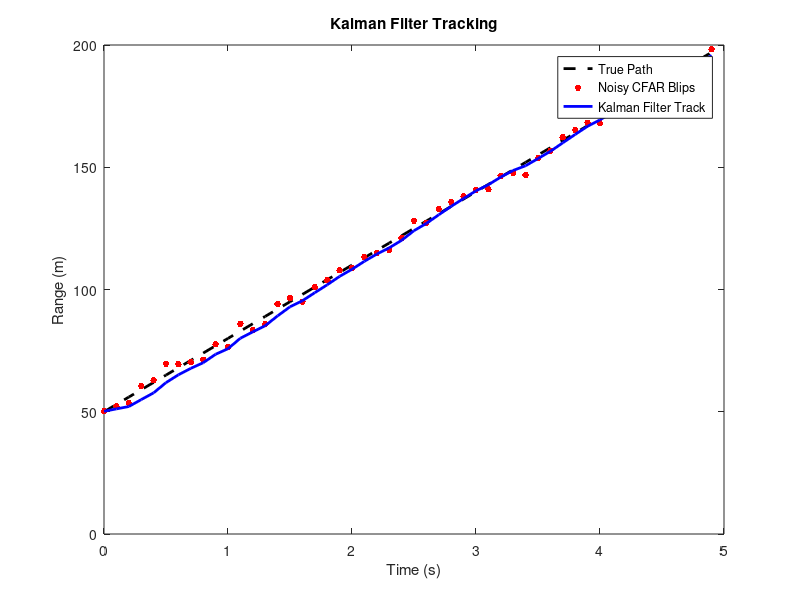

Write MATLAB code to recreate this figure.
dt = 0.1; % 10 radar frames per second
time = 0:dt:5-dt;
true_range = 50 + 30 * time; % Starts at 50m, drives at 30m/s
noisy_measurements = true_range + randn(1, length(time)) * 2; % Add +/- 2m of static noise


X = [50; 2];      % Initial guess 
F = [1 dt; 0 1];  % State Transition Matrix (Position & Velocity)
H = [1 0];        % Measurement Matrix (we only measure position, not velocity directly)


P = [10 0; 0 10]; % Initial Uncertainty
R = 4;            % Sensor Noise 
Q = [0.1 0; 0 0.1]; % Process Noise 


filtered_range = zeros(1, length(time));

% Kalman Filter loop
for i=1:length(time)
    X_pred = F * X;
    P_pred = F * P * F' + Q;
    
    Z = noisy_measurements(i);
     
    K = P_pred * H' / (H * P_pred * H' + R);
    pred_measurement = H*X_pred;
    X = X_pred + K * (Z - pred_measurement);
    
    P = (eye(2)- K*H) * P_pred;
    filtered_range(i) = X(1); 
end

figure;
plot(time, true_range, 'k--', 'LineWidth', 2); hold on;
plot(time, noisy_measurements, 'r.', 'MarkerSize', 15);
plot(time, filtered_range, 'b-', 'LineWidth', 2);
legend('True Path', 'Noisy CFAR Blips', 'Kalman Filter Track');
title('Kalman Filter Tracking'); xlabel('Time (s)'); ylabel('Range (m)');
